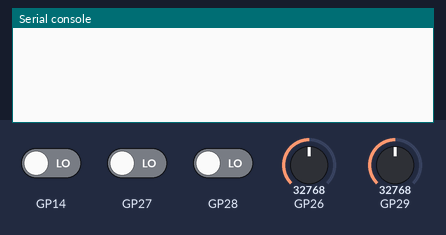
Recording of a program running on a simulated Raspberry Pi Pico running CircuitPython. Shown: the last lines printed to the serial console. The test bench sets the inputs (shaded band); at power-on: GP27 LOW, GP14 LOW, GP26 = 32768, GP28 LOW, GP29 = 32768 (analog values on the 0–65535 scale). USB keyboard and mouse output is not drawn.

Above: at 1.2 s.
1.3 s: GP27 driven HIGH
At 2.5 s:
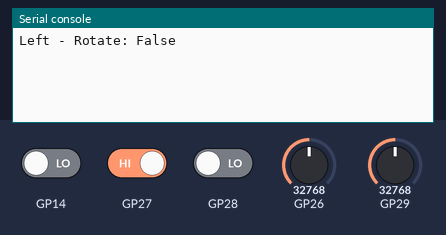
2.8 s: GP27 driven LOW
At 3.9 s:
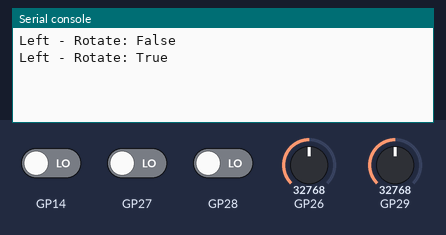

Measured:
- after the input at 1.3 s, the serial console: prints a new line at once (image 1)
- after the input at 2.8 s, the serial console: prints a new line at once (image 2)

The program:

code.py
```python
import asyncio
import board
import countio
import digitalio
import time
import keypad
import analogio
import microcontroller
import usb_hid
from adafruit_hid.consumer_control import ConsumerControl
from adafruit_hid.consumer_control_code import ConsumerControlCode

class Knob:
    button_toggle_time = 0
    button_toggled = False
    button_mode_count = 0

    def __init__(self, name, double_rotate_fix, pin_sw, pin_dt, pin_clk):
        pin_dt.direction = digitalio.Direction.INPUT
        pin_clk.direction = digitalio.Direction.INPUT

        self.name = name
        self.double_rotate_fix = double_rotate_fix
        self.pin_sw = pin_sw
        self.pin_dt = pin_dt
        self.pin_clk = pin_clk
        self.button_clk_value = pin_clk.value

# Configure existing volume knobs
knobs = [
    Knob(
        "Left",
        False,
        analogio.AnalogIn(board.GP26), # sw
        digitalio.DigitalInOut(board.GP14) , # dt
        digitalio.DigitalInOut(board.GP27) # clk
    ),
    Knob(
        "Right",
        True,
        analogio.AnalogIn(board.GP29), # sw
        digitalio.DigitalInOut(board.GP8) , # dt
        digitalio.DigitalInOut(board.GP28) # clk
    )
]

# debounce fix
BUTTON_MIN_HOLD = 0.08
BUTTON_MAX_VAL_CLK_TRUE = 10_000
BUTTON_MAX_VAL_CLK_FALSE = 1_000
SLEEP = 0.001

USB_CONTROL = ConsumerControl(usb_hid.devices)

async def on_rotate(knob, val):
    # False: Clockwise
    direction = knob.pin_dt.value == val

    if not knob.button_toggled: # debounce fix
        knob.button_toggle_time = 0

    if knob.double_rotate_fix: # double rotate fix
        if not hasattr(knob, "double_rotate_state") or knob.double_rotate_state != direction:
            knob.double_rotate_state = direction
            return
        knob.double_rotate_state = None

    print(f"{knob.name} - Rotate: {direction}")

    if direction:
        USB_CONTROL.send(ConsumerControlCode.VOLUME_DECREMENT)
    else:
        USB_CONTROL.send(ConsumerControlCode.VOLUME_INCREMENT)

async def on_button_press(knob):
    print(f"{knob.name} - Button: Press")
    USB_CONTROL.send(ConsumerControlCode.PLAY_PAUSE)

async def on_button_release(knob):
    hold_time = time.monotonic() - knob.button_toggle_time - BUTTON_MIN_HOLD

    print(f"{knob.name} - Button: Release ({hold_time} s)")

    # bootloader mode
    if hold_time > 5:
        knob.button_mode_count = knob.button_mode_count + 1

        if knob.button_mode_count == 2:
            print(f"{knob.name} - Entering bootloader...")
            await asyncio.sleep(1)
            microcontroller.on_next_reset(microcontroller.RunMode.UF2)
            microcontroller.reset()
    else:
        knob.button_mode_count = 0

async def main():
    tasks = [ ]

    for knob in knobs:
        tasks.append(asyncio.create_task(catch_interrupt(knob.pin_clk, knob, on_rotate)))
        tasks.append(asyncio.create_task(catch_button_toggle(knob)))

    await asyncio.gather(*tasks)

async def catch_interrupt(pin, knob, onChange):
    while True:
        new_state = knob.pin_clk.value

        if new_state != knob.button_clk_value:
            knob.button_clk_value = new_state
            await onChange(knob, new_state)

        await asyncio.sleep(SLEEP)

async def catch_button_toggle(knob):
    last_state = False

    while True:
        # prints different values when (not) clicked depending on rotating state
        max_val = BUTTON_MAX_VAL_CLK_TRUE if knob.button_clk_value else BUTTON_MAX_VAL_CLK_FALSE
        new_state = knob.pin_sw.value < max_val

        # debug
        #print(f"{knob.name} - {knob.pin_sw.value} {knob.button_clk_value} {new_state} {max_val}")

        # State changed
        if new_state != last_state:
            last_state = new_state

            # Use time to make sure it was pressed (fix inconsistent states)
            if not new_state:
                knob.button_toggle_time = time.monotonic()
            else:
                # Released button
                if knob.button_toggled:
                    knob.button_toggled = False
                    await on_button_release(knob)

                knob.button_toggle_time = 0

        # Make sure button is humanly pressed for min x ms
        else:
            if knob.button_toggle_time != 0 and not knob.button_toggled and (time.monotonic() - knob.button_toggle_time) > BUTTON_MIN_HOLD:
                knob.button_toggled = True
                await on_button_press(knob)

        await asyncio.sleep(SLEEP)

asyncio.run(main())
```
